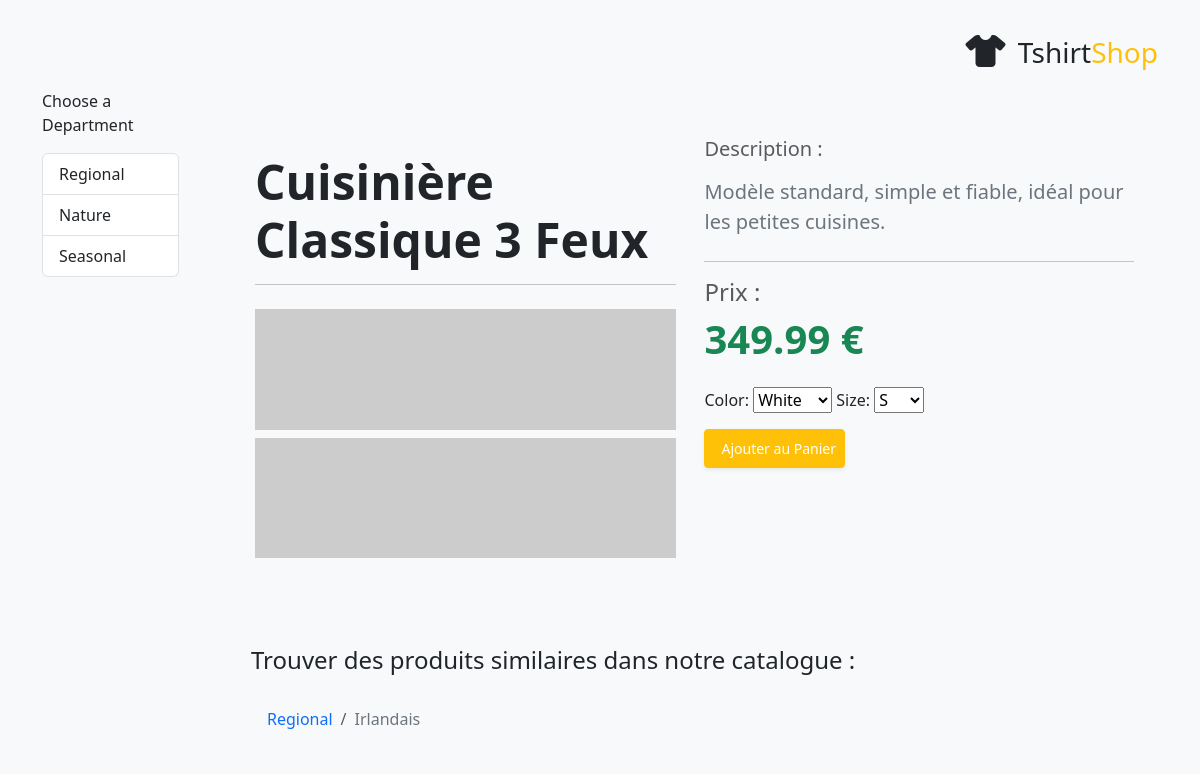
/index.php?ProductId=2, run on the app's committed database.
### tables this page shows
CREATE TABLE `department` (
  `department_id` int(11) NOT NULL,
  `name` varchar(100) NOT NULL,
  `description` varchar(1000) DEFAULT NULL
);

CREATE TABLE `product` (
  `product_id` int(11) NOT NULL,
  `name` varchar(100) NOT NULL,
  `description` varchar(1000) NOT NULL,
  `price` decimal(10,2) NOT NULL,
  `discounted_price` decimal(10,2) NOT NULL DEFAULT '0.00',
  `image` varchar(150) DEFAULT NULL,
  `image_2` varchar(150) DEFAULT NULL,
  `thumbnail` varchar(150) DEFAULT NULL,
  `display` smallint(6) NOT NULL DEFAULT '0'
);

CREATE TABLE `attribute_value` (
  `attribute_value_id` int(11) NOT NULL,
  `attribute_id` int(11) NOT NULL,
  `value` varchar(100) NOT NULL
);

CREATE TABLE `attribute` (
  `attribute_id` int(11) NOT NULL,
  `name` varchar(100) NOT NULL
);

CREATE TABLE `category` (
  `category_id` int(11) NOT NULL,
  `department_id` int(11) NOT NULL,
  `name` varchar(100) NOT NULL,
  `description` varchar(1000) DEFAULT NULL
);

### index.php (called while the page is built, shortened)
<?php
require_once BUSINESS_DIR . 'database_handler.php';
$application = new Application();
$application->display('store_front.tpl');

### business/database_handler.php (called while the page is built, shortened)
<?php
class DatabaseHandler
{
    private static $_mHandler;
    private static function GetHandler()
    {
        if (!isset(self::$_mHandler)) {
            try {
                self::$_mHandler =
                    new PDO(
                        PDO_DSN,
                        DB_USERNAME,
                        DB_PASSWORD,
                        array(PDO::ATTR_PERSISTENT => DB_PERSISTENCY)
                    );
                self::$_mHandler->setAttribute(
                    PDO::ATTR_ERRMODE,
                    PDO::ERRMODE_EXCEPTION
                );
            } catch (PDOException $e) {
                self::Close();
                trigger_error($e->getMessage(), E_USER_ERROR);
            }
        }
        return self::$_mHandler;
    }
    public static function GetAll(
        $sqlQuery,
        $params = null,
        $fetchStyle = PDO::FETCH_ASSOC
    ) {
        $result = null;
        try {
            $database_handler = self::GetHandler();
            $statement_handler = $database_handler->prepare($sqlQuery);
            $statement_handler->execute($params);
            $result = $statement_handler->fetchAll($fetchStyle);
        }
        catch (PDOException $e) {
            self::Close();
            trigger_error($e->getMessage(), E_USER_ERROR);
        }
        return $result;
    }
    public static function GetRow(
        $sqlQuery,
        $params = null,
        $fetchStyle = PDO::FETCH_ASSOC
    ) {
        $result = null;
        try {
            $database_handler = self::GetHandler();
            $statement_handler = $database_handler->prepare($sqlQuery);
            $statement_handler->execute($params);
            $result = $statement_handler->fetch($fetchStyle);
        }
        catch (PDOException $e) {
            self::Close();
            trigger_error($e->getMessage(), E_USER_ERROR);
        }
        return $result;
    }
    public static function Close()
    {
        self::$_mHandler = null;
    }
}

### business/catalog.php (called while the page is built, shortened)
<?php
class Catalog
{
  public static function GetDepartments()
  {
    $sql = 'CALL catalog_get_departments_list()';
    return DatabaseHandler::GetAll($sql);
  }
  public static function GetProductDetails($productId)
  {
    $sql = 'CALL catalog_get_product_details(:product_id)';
    $params = array(':product_id' => $productId);
    return DatabaseHandler::GetRow($sql, $params);
  }
  public static function GetProductLocations($productId)
  {
    $sql = 'CALL catalog_get_product_locations(:product_id)';
    $params = array(':product_id' => $productId);
    return DatabaseHandler::GetAll($sql, $params);
  }
  public static function GetProductAttributes($productId)
  {
    $sql = 'CALL catalog_get_product_attributes(:product_id)';
    $params = array(':product_id' => $productId);
    return DatabaseHandler::GetAll($sql, $params);
  }
}

### presentation/departments_list.php (called while the page is built, shortened)
<?php
class DepartmentsList
{
    public function init()
    {
        $this->mDepartments = Catalog::GetDepartments();
    }
}

### presentation/smarty_plugins/function.load_presentation_object.php (called while the page is built, shortened)
<?php
function smarty_function_load_presentation_object($params, $smarty)
{
    $obj = new $className();
    if (method_exists($obj, 'init')) {
        $obj->init();
    }
}

### presentation/product.php (called while the page is built, shortened)
<?php
class Product
{
    private $_mProductId;
    public function __construct()
    {
        if (isset($_GET['ProductId']))
            $this->_mProductId = (int)$_GET['ProductId'];
        else
            trigger_error('ProductId non défini');
    }
    public function init()
    {
        $this->mProduct = Catalog::GetProductDetails($this->_mProductId);
        $this->mProduct['attributes'] =
            Catalog::GetProductAttributes($this->mProduct['product_id']);
        $this->mLocations = Catalog::GetProductLocations($this->_mProductId);
    }
}

### libs/smarty/plugins/modifier.string_format.php (called while the page is built)
<?php
function smarty_modifier_string_format($string, $format)
{
    return sprintf($format, $string);
}
?>

### presentation/templates_c/%%F4^F42^F42EDEFD%%product.tpl.php (the view, shortened to what this page needs)
<?php echo smarty_function_load_presentation_object(array('filename' => 'product','assign' => 'obj'), $this);?>
<div class="container my-5">
    <div class="row">
                <div class="col-md-6 mb-4 p-3 gap-2">
            <h1 class="display-5 fw-bold mb-3 text-dark"><?php echo $this->_tpl_vars['obj']->mProduct['name']; ?>
</h1>
            <hr class="mb-4">
                        <?php if ($this->_tpl_vars['obj']->mProduct['image']): ?>
                                <img src="https://placehold.co/700x200" class="img-fluid card-img-top" alt="T-Shirt Dragon Rouge">
            <?php endif; ?>
                        <?php if ($this->_tpl_vars['obj']->mProduct['image_2']): ?>
                                <img src="https://placehold.co/700x200" class="img-fluid card-img-top mt-2" alt="T-Shirt Dragon Rouge">
            <?php endif; ?>
        </div>
                <div class="col-md-6 mb-4">
                        <h3 class="h5 mb-3 text-muted">Description :</h3>
            <p class="lead mb-4 text-secondary"><?php echo $this->_tpl_vars['obj']->mProduct['description']; ?>
</p>
            <hr>
                        <div class="mb-4">
                <p class="h4 fw-light text-muted">Prix :</p>
                <?php if ($this->_tpl_vars['obj']->mProduct['discounted_price'] != 0): ?>
                                        <span class="text-muted text-decoration-line-through fs-5 me-3">
                        <?php echo ((is_array($_tmp=$this->_tpl_vars['obj']->mProduct['price'])) ? $this->_run_mod_handler('string_format', true, $_tmp, "%.2f €") : smarty_modifier_string_format($_tmp, "%.2f €")); ?>
                    </span>
                                        <span class="text-danger fw-bold display-6">
                        <?php echo ((is_array($_tmp=$this->_tpl_vars['obj']->mProduct['discounted_price'])) ? $this->_run_mod_handler('string_format', true, $_tmp, "%.2f €") : smarty_modifier_string_format($_tmp, "%.2f €")); ?>
                    </span>
                    <span class="badge bg-danger ms-2">PROMO</span>
                <?php else: ?>
                                        <span class="text-success fw-bold display-6">
                        <?php echo ((is_array($_tmp=$this->_tpl_vars['obj']->mProduct['price'])) ? $this->_run_mod_handler('string_format', true, $_tmp, "%.2f €") : smarty_modifier_string_format($_tmp, "%.2f €")); ?>
                    </span>
                <?php endif; ?>
            </div>
            <p class="attributes">
<?php unset($this->_sections['k']);
$this->_sections['k']['name'] = 'k';
$this->_sections['k']['loop'] = is_array($_loop=$this->_tpl_vars['obj']->mProduct['attributes']) ? count($_loop) : max(0, (int)$_loop); unset($_loop);
$this->_sections['k']['show'] = true;
$this->_sections['k']['max'] = $this->_sections['k']['loop'];
$this->_sections['k']['step'] = 1;
$this->_sections['k']['start'] = $this->_sections['k']['step'] > 0 ? 0 : $this->_sections['k']['loop']-1;
if ($this->_sections['k']['show']) {
    $this->_sections['k']['total'] = $this->_sections['k']['loop'];
} else
    $this->_sections['k']['total'] = 0;
if ($this->_sections['k']['show']):
            for ($this->_sections['k']['index'] = $this->_sections['k']['start'], $this->_sections['k']['iteration'] = 1;
                 $this->_sections['k']['iteration'] <= $this->_sections['k']['total'];
                 $this->_sections['k']['index'] += $this->_sections['k']['step'], $this->_sections['k']['iteration']++):
$this->_sections['k']['rownum'] = $this->_sections['k']['iteration'];
$this->_sections['k']['index_prev'] = $this->_sections['k']['index'] - $this->_sections['k']['step'];
$this->_sections['k']['index_next'] = $this->_sections['k']['index'] + $this->_sections['k']['step'];
$this->_sections['k']['first']      = ($this->_sections['k']['iteration'] == 1);
$this->_sections['k']['last']       = ($this->_sections['k']['iteration'] == $this->_sections['k']['total']);
?>
<?php if ($this->_sections['k']['first'] || $this->_tpl_vars['obj']->mProduct['attributes'][$this->_sections['k']['index']]['attribute_name'] !== $this->_tpl_vars['obj']->mProduct['attributes'][$this->_sections['k']['index_prev']]['attribute_name']): ?>
<?php echo $this->_tpl_vars['obj']->mProduct['attributes'][$this->_sections['k']['index']]['attribute_name']; ?>
:
<select name="attr_<?php echo $this->_tpl_vars['obj']->mProduct['attributes'][$this->_sections['k']['index']]['attribute_name']; ?>
">
<?php endif; ?>
<option value="<?php echo $this->_tpl_vars['obj']->mProduct['attributes'][$this->_sections['k']['index']]['attribute_value']; ?>
">
<?php echo $this->_tpl_vars['obj']->mProduct['attributes'][$this->_sections['k']['index']]['attribute_value']; ?>
</option>
<?php if ($this->_sections['k']['last'] || $this->_tpl_vars['obj']->mProduct['attributes'][$this->_sections['k']['index']]['attribute_name'] !== $this->_tpl_vars['obj']->mProduct['attributes'][$this->_sections['k']['index_next']]['attribute_name']): ?>
</select>
<?php endif; ?>
<?php endfor; endif; ?>
</p>
                        <button class="btn btn-sm btn-warning shadow-sm mb-4 text-white p-2" type="button">
                <i class="bi bi-bag-plus me-2"></i> Ajouter au Panier
            </button>
        </div>
    </div>
    <div class="row">
        <div class="col-12 mt-5">
            <h2 class="h4 mb-3 text-dark">Trouver des produits similaires dans notre catalogue :</h2>
            <nav aria-label="Breadcrumb navigation for similar products">
                <ol class="breadcrumb bg-light p-3 rounded-lg">
                    <?php unset($this->_sections['i']);
$this->_sections['i']['name'] = 'i';
$this->_sections['i']['loop'] = is_array($_loop=$this->_tpl_vars['obj']->mLocations) ? count($_loop) : max(0, (int)$_loop); unset($_loop);
$this->_sections['i']['show'] = true;
$this->_sections['i']['max'] = $this->_sections['i']['loop'];
$this->_sections['i']['step'] = 1;
$this->_sections['i']['start'] = $this->_sections['i']['step'] > 0 ? 0 : $this->_sections['i']['loop']-1;
if ($this->_sections['i']['show']) {
    $this->_sections['i']['total'] = $this->_sections['i']['loop'];
} else
    $this->_sections['i']['total'] = 0;
if ($this->_sections['i']['show']):
            for ($this->_sections['i']['index'] = $this->_sections['i']['start'], $this->_sections['i']['iteration'] = 1;
                 $this->_sections['i']['iteration'] <= $this->_sections['i']['total'];
                 $this->_sections['i']['index'] += $this->_sections['i']['step'], $this->_sections['i']['iteration']++):
$this->_sections['i']['rownum'] = $this->_sections['i']['iteration'];
$this->_sections['i']['index_prev'] = $this->_sections['i']['index'] - $this->_sections['i']['step'];
$this->_sections['i']['index_next'] = $this->_sections['i']['index'] + $this->_sections['i']['step'];
$this->_sections['i']['first']      = ($this->_sections['i']['iteration'] == 1);
$this->_sections['i']['last']       = ($this->_sections['i']['iteration'] == $this->_sections['i']['total']);
?>
                    <li class="breadcrumb-item">
                                                <a href="<?php echo $this->_tpl_vars['obj']->mLocations[$this->_sections['i']['index']]['link_to_department']; ?>
" class="text-primary text-decoration-none fw-medium">
                            <?php echo $this->_tpl_vars['obj']->mLocations[$this->_sections['i']['index']]['department_name']; ?>
                        </a>
                    </li>
                    <li class="breadcrumb-item active" aria-current="page">
                                                <a href="<?php echo $this->_tpl_vars['obj']->mLocations[$this->_sections['i']['index']]['link_to_category']; ?>
" class="text-secondary text-decoration-none">
                            <?php echo $this->_tpl_vars['obj']->mLocations[$this->_sections['i']['index']]['category_name']; ?>
                        </a>
                    </li>
                    <?php endfor; endif; ?>
                </ol>
            </nav>
        </div>
    </div>
</div>

### presentation/templates_c/%%A5^A5A^A5A1C73D%%departments_list.tpl.php (shortened to what this page needs)
<?php echo smarty_function_load_presentation_object(array('filename' => 'departments_list','assign' => 'obj'), $this);?>
<div class="box">
  <p class="box-title">Choose a Department</p>
  <ul class="list-group">
        <?php unset($this->_sections['i']);
$this->_sections['i']['name'] = 'i';
$this->_sections['i']['loop'] = is_array($_loop=$this->_tpl_vars['obj']->mDepartments) ? count($_loop) : max(0, (int)$_loop); unset($_loop);
$this->_sections['i']['show'] = true;
$this->_sections['i']['max'] = $this->_sections['i']['loop'];
$this->_sections['i']['step'] = 1;
$this->_sections['i']['start'] = $this->_sections['i']['step'] > 0 ? 0 : $this->_sections['i']['loop']-1;
if ($this->_sections['i']['show']) {
    $this->_sections['i']['total'] = $this->_sections['i']['loop'];
} else
    $this->_sections['i']['total'] = 0;
if ($this->_sections['i']['show']):
            for ($this->_sections['i']['index'] = $this->_sections['i']['start'], $this->_sections['i']['iteration'] = 1;
                 $this->_sections['i']['iteration'] <= $this->_sections['i']['total'];
                 $this->_sections['i']['index'] += $this->_sections['i']['step'], $this->_sections['i']['iteration']++):
$this->_sections['i']['rownum'] = $this->_sections['i']['iteration'];
$this->_sections['i']['index_prev'] = $this->_sections['i']['index'] - $this->_sections['i']['step'];
$this->_sections['i']['index_next'] = $this->_sections['i']['index'] + $this->_sections['i']['step'];
$this->_sections['i']['first']      = ($this->_sections['i']['iteration'] == 1);
$this->_sections['i']['last']       = ($this->_sections['i']['iteration'] == $this->_sections['i']['total']);
?>
      <li class="list-group-item list-group-item-action">
                <a <?php echo $this->_tpl_vars['selected']; ?>
 href="<?php echo $this->_tpl_vars['obj']->mDepartments[$this->_sections['i']['index']]['link_to_department']; ?>
" class="text-decoration-none text-dark">
          <?php echo $this->_tpl_vars['obj']->mDepartments[$this->_sections['i']['index']]['name']; ?>
        </a>
      </li>
    <?php endfor; endif; ?>
  </ul>
</div>

### styles/tshirtshop.css (style rules this page uses)
body { font-size: 85%; font-family: "georgia"; }

### data on the page
department: name "Regional"
department: name "Nature"
department: name "Seasonal"
product: name "Cuisinière Classique 3 Feux", description "Modèle standard, simple et fiable, idéal pour les petites cuisines.", price "349.99 €"
attribute_value: attribute.name "Color", value+attribute "White"
attribute_value: attribute.name "Size", value+attribute "S"
category: _sections "Regional", name "Irlandais"
